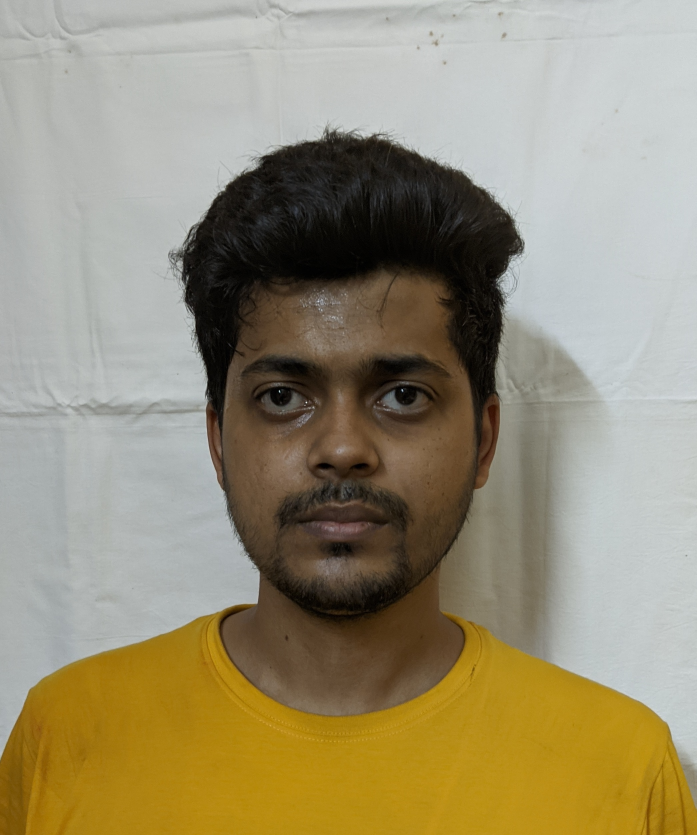
#> input picture img2.jpg, 2089 x 2505 px (shown at 1/3 size)
$ python color_calculation.py
#> lines starting #> are read from the running program, lines starting #| are printed output that depends on the picture
import cv2
import sys
import numpy as np

# (hMin = 0 , sMin = 0, vMin = 98), (hMax = 172 , sMax = 113, vMax = 255)

# Load in image
image = cv2.imread('img2.jpg')
#> image is the input picture: shape (2505, 2089, 3); mean B, G, R 116.3, 142.7, 151.8
image = cv2.resize(image, (0, 0), fx = 0.4, fy = 0.4)
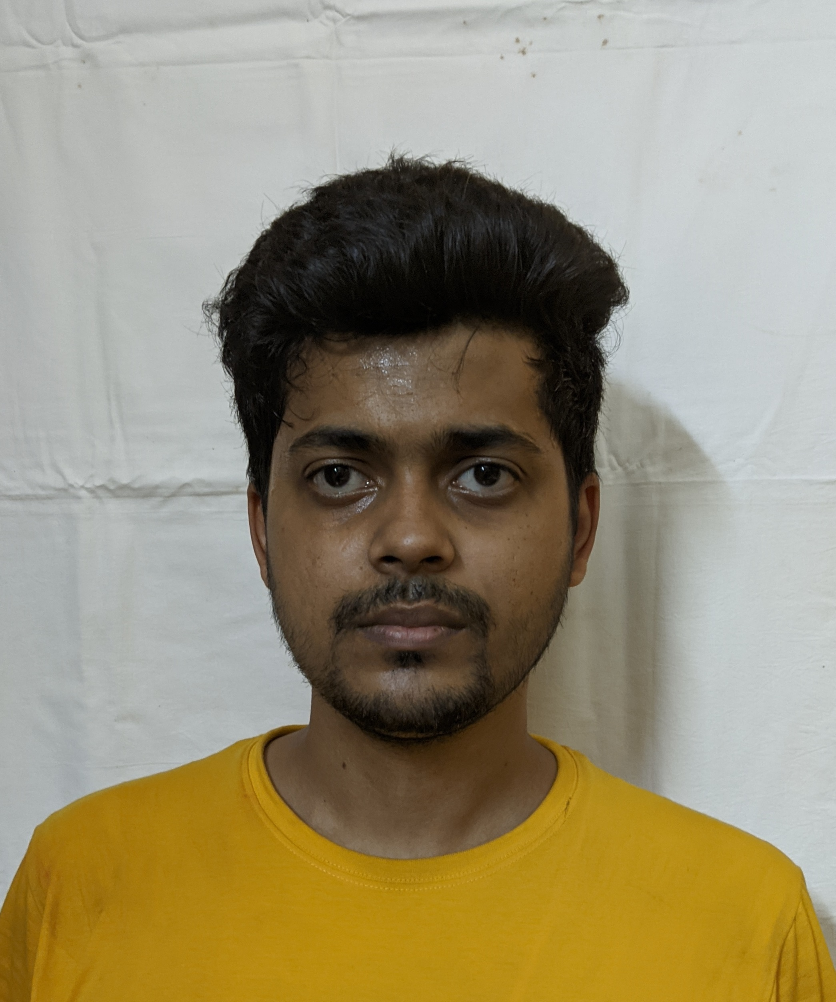
#> image: shape (1002, 836, 3); mean B, G, R 116.3, 142.7, 151.8


# Create a window
cv2.namedWindow('image')

# create trackbars for color change
#> (the run stopped early here; a loop or call above may not have finished)
